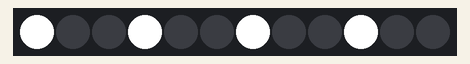
The sketch below on a simulated Arduino Uno, built with avr-gcc and run on an emulated ATmega328P. On the bench: 12 RGB LEDs in strip order, left to right.

Above: at 0.1 s.
At 2.1 s:
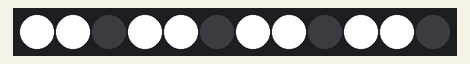
At 4.1 s:
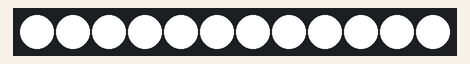
At 6.1 s:
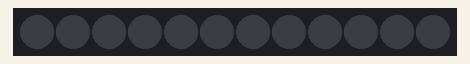

Measured:
- by itself, everything shown: repeats every 8.0 s, in 4 steps
- what the display in image 1 shows lasts 2.0 s, from 2.0 s to 4.0 s

The sketch:

Neopixel_LED3.ino
```cpp
#include <Adafruit_NeoPixel.h> // 라이브러리 추가

#define PIN 6
#define NUMPIXELS 12 // 12개 픽셀 사용

// 네오픽셀 LED 초기 설정
Adafruit_NeoPixel pixels = Adafruit_NeoPixel(NUMPIXELS, PIN, NEO_GRB + NEO_KHZ800);

void ledOn(byte repeat);  // ledOn, ledOff 함수 선언
void ledOff();

int count = 1; // 변수 초기화

void setup() {
  // put your setup code here, to run once:
  pixels.begin(); // 핀 모드 설정
}

void loop() {
  // put your main code here, to run repeatedly:
  switch(count){ // count 변수가 1~3일 때 네오픽셀 LED의 불이 켜지고 4일 때 불이 꺼짐
    case 1:
    case 2:
    case 3:
    ledOn(count); //count를 매개변수로 해 ledOn() 함수 호출
    delay(2000); //2초간 대기
    count++; //변수 증가
    break;
    case 4:
    ledOff(); //count 변수가 4일 때 호출
    delay(2000);
    count = 1; // count 변수를 1로 초기화
    break;
  }
}

  void ledOn(byte repeat){ //네오픽셀 LED 소등 기능을 구현한 ledOn() 함수 정의
    for(int q = 0; q < repeat; q++){
      for(int i = 0; i < pixels.numPixels(); i=i+3){ //3 간격으로 반복
      pixels.setPixelColor(i+q, pixels.Color(255,255,255)); //3개 간격으로 픽셀 색깔 설정
    }
  }
  pixels.show(); // 색 출력
  }

  void ledOff(){ //네오픽셀 LED 소등 기능을 구현한 ledOff() 함수 정의
    for(int i = 0; i < pixels.numPixels(); i++){
      pixels.setPixelColor(i, pixels.Color(0,0,0)); //전 픽셀 색깔 off
    }
    pixels.show();
  }
```
